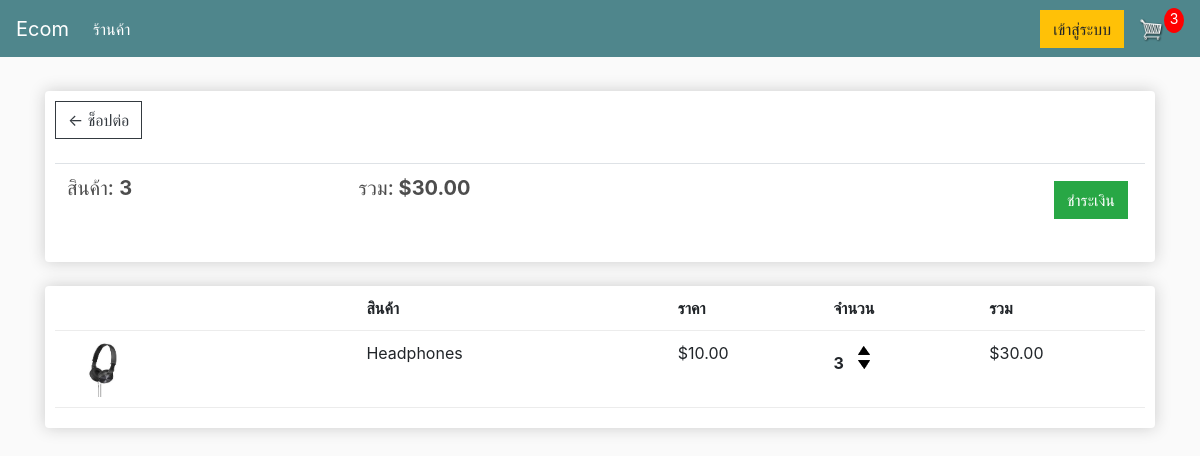
The app's page /cart/ (signed in), older data.
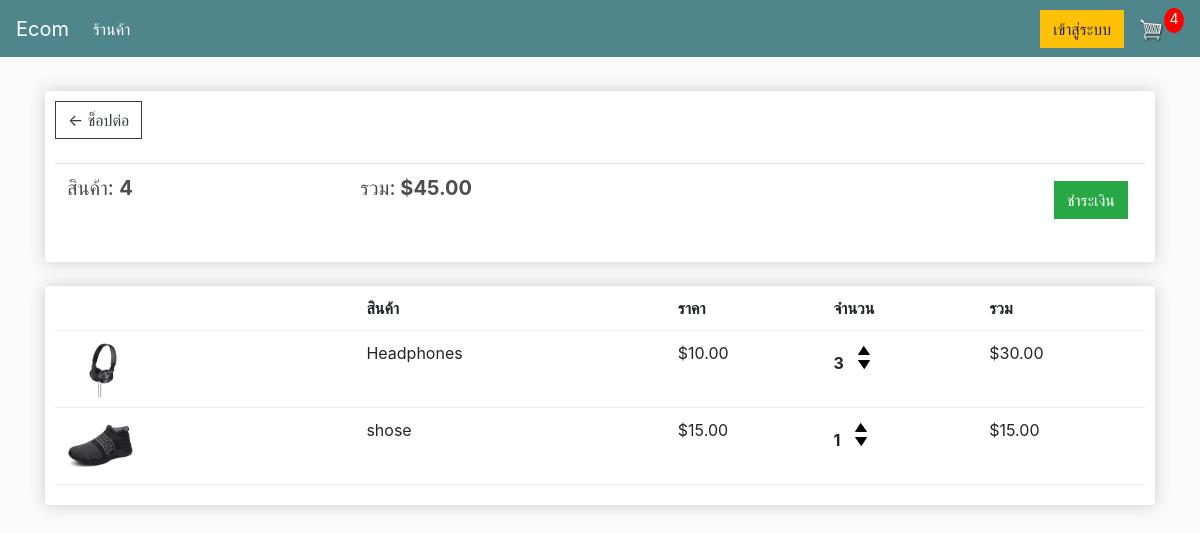
The same page, newer data.
### store/models.py (models this page shows, shortened)
class Order(models.Model):
    customer = models.ForeignKey(Customer, on_delete=models.SET_NULL, null=True, blank=True)
    date_ordered = models.DateTimeField(auto_now_add=True)
    complete = models.BooleanField(default=False)
    transaction_id = models.CharField(max_length=100, null=True)
    charge_id = models.CharField(max_length=100, null=True, blank=True)  # เพิ่มฟิลด์ charge_id
    payment_status = models.CharField(max_length=50, choices=[('pending', 'Pending'), ('successful', 'Successful')], default='pending')
    @property
    def get_cart_total(self):
        orderitems = self.orderitem_set.all()
        total = sum([item.get_total for item in orderitems])
        return total
    @property
    def get_cart_items(self):
        orderitems = self.orderitem_set.all()
        total = sum([item.quantity for item in orderitems])
        return total

class OrderItem(models.Model):
    product = models.ForeignKey(Product, on_delete=models.SET_NULL, null=True)
    order = models.ForeignKey(Order, on_delete=models.SET_NULL, null=True)
    quantity = models.IntegerField(default=0, null=True, blank=True)
    date_added = models.DateTimeField(auto_now_add=True)
    motor_rounds = models.IntegerField(default=1)  # เพิ่มฟิลด์จำนวนรอบที่มอเตอร์ต้องหมุน
    @property
    def get_total(self):
        total = self.product.price * self.quantity
        return total

class Product(models.Model):
    name = models.CharField(max_length=200)
    price = models.FloatField(null=False)  # ราคาของสินค้า
    image = models.ImageField(null=True, blank=True)  # รูปภาพของสินค้า
    digital = models.BooleanField(default=False, null=True, blank=True)  # สินค้าแบบดิจิทัลหรือไม่
    motor = models.ForeignKey(Motor, on_delete=models.SET_NULL, null=True, blank=True)  # การเชื่อมโยงกับมอเตอร์
    motor_rounds = models.IntegerField(default=1)  # จำนวนรอบที่มอเตอร์ต้องหมุน
    @property
    def imageURL(self):
        try:
            url = self.image.url
        except:
            url = ''
        return url

### store/views.py (the view)
# urls.py: path('cart/', views.cart, name="cart"),
def cart(request):
    data = cartData(request)
    cartItems = data['cartItems']
    order = data['order']
    items = data['items']
    logger.info(f"Cart page rendered with {len(items)} items in the cart")
    return render(request, 'store/cart.html', {'items': items, 'order': order, 'cartItems': cartItems})

### store/utils.py (called while the page is built)
def cartData(request):
	if request.user.is_authenticated:
		customer = request.user.customer
		order, created = Order.objects.get_or_create(customer=customer, complete=False)
		items = order.orderitem_set.all()
		cartItems = order.get_cart_items
	else:
		cookieData = cookieCart(request)
		cartItems = cookieData['cartItems']
		order = cookieData['order']
		items = cookieData['items']
	return {'cartItems': cartItems, 'order': order, 'items': items}

### store/templates/store/cart.html
{% extends 'store/main.html' %}
{% load static %}
{% block content %}
	<div class="row">
		<div class="col-lg-12">
			<div class="box-element">
				<a class="btn btn-outline-dark" href="{% url 'store' %}">&#x2190; ช็อปต่อ</a>
				<br>
				<br>
				<table class="table">
					<tr>
						<th><h5>สินค้า: <strong>{{order.get_cart_items}}</strong></h5></th>
						<th><h5>รวม:<strong> ${{order.get_cart_total|floatformat:2}}</strong></h5></th>
						<th>
							<a style="float:right; margin:5px;" class="btn btn-success" href="{% url 'checkout' %}">ชำระเงิน</a>
						</th>
					</tr>
				</table>
			</div>
			<br>
			<div class="box-element">
				<div class="cart-row">
					<div style="flex:2"></div>
					<div style="flex:2"><strong>สินค้า</strong></div>
					<div style="flex:1"><strong>ราคา</strong></div>
					<div style="flex:1"><strong>จำนวน</strong></div>
					<div style="flex:1"><strong>รวม</strong></div>
				</div>
				{% for item in items %}
				<div class="cart-row">
					<div style="flex:2"><img class="row-image" src="{{item.product.imageURL}}"></div>
					<div style="flex:2"><p>{{item.product.name}}</p></div>
					<div style="flex:1"><p>${{item.product.price|floatformat:2}}</p></div>
					<div style="flex:1">
						<p class="quantity">{{item.quantity}}</p>
						<div class="quantity">
							<img data-product="{{item.product.id}}" data-action="add" class="chg-quantity update-cart" src="{% static  'images/arrow-up.png' %}">
							<img data-product="{{item.product.id}}" data-action="remove" class="chg-quantity update-cart" src="{% static  'images/arrow-down.png' %}">
						</div>
					</div>
					<div style="flex:1"><p>${{item.get_total|floatformat:2}}</p></div>
				</div>
				{% endfor %}
			</div>
		</div>
	</div>
{% endblock content %}

Row changes from the older to the newer data that the page shows:
changed Order: get_cart_items "3" → "4"; get_cart_total "30.00" → "45.00"
added OrderItem: product.imageURL (picture), product.name "shose", product.price "15.00", quantity "1", get_total "15.00"
Text that changed along with them:
{{ cartItems }}: "3" → "4"
